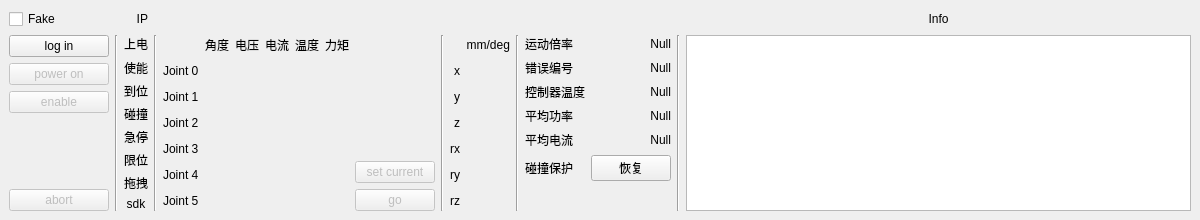
<?xml version="1.0" encoding="UTF-8"?>
<ui version="4.0">
 <class>MainWindow</class>
 <widget class="QMainWindow" name="MainWindow">
  <property name="geometry">
   <rect>
    <x>0</x>
    <y>0</y>
    <width>1200</width>
    <height>220</height>
   </rect>
  </property>
  <property name="minimumSize">
   <size>
    <width>1000</width>
    <height>220</height>
   </size>
  </property>
  <property name="maximumSize">
   <size>
    <width>1200</width>
    <height>271</height>
   </size>
  </property>
  <property name="windowTitle">
   <string>MainWindow</string>
  </property>
  <widget class="QWidget" name="centralwidget">
   <layout class="QVBoxLayout" name="verticalLayout">
    <item>
     <layout class="QGridLayout" name="gridLayout">
      <property name="sizeConstraint">
       <enum>QLayout::SetDefaultConstraint</enum>
      </property>
      <item row="1" column="6">
       <widget class="Line" name="line_2">
        <property name="orientation">
         <enum>Qt::Vertical</enum>
        </property>
       </widget>
      </item>
      <item row="1" column="7">
       <layout class="QGridLayout" name="posGridLayout">
        <item row="3" column="0">
         <widget class="QLabel" name="label_29">
          <property name="text">
           <string>z</string>
          </property>
          <property name="alignment">
           <set>Qt::AlignRight|Qt::AlignTrailing|Qt::AlignVCenter</set>
          </property>
         </widget>
        </item>
        <item row="2" column="0">
         <widget class="QLabel" name="label_27">
          <property name="text">
           <string>y</string>
          </property>
          <property name="alignment">
           <set>Qt::AlignRight|Qt::AlignTrailing|Qt::AlignVCenter</set>
          </property>
         </widget>
        </item>
        <item row="4" column="0">
         <widget class="QLabel" name="label_30">
          <property name="text">
           <string>rx</string>
          </property>
          <property name="alignment">
           <set>Qt::AlignRight|Qt::AlignTrailing|Qt::AlignVCenter</set>
          </property>
         </widget>
        </item>
        <item row="6" column="0">
         <widget class="QLabel" name="label_24">
          <property name="text">
           <string>rz</string>
          </property>
          <property name="alignment">
           <set>Qt::AlignRight|Qt::AlignTrailing|Qt::AlignVCenter</set>
          </property>
         </widget>
        </item>
        <item row="5" column="0">
         <widget class="QLabel" name="label_28">
          <property name="text">
           <string>ry</string>
          </property>
          <property name="alignment">
           <set>Qt::AlignRight|Qt::AlignTrailing|Qt::AlignVCenter</set>
          </property>
         </widget>
        </item>
        <item row="1" column="0">
         <widget class="QLabel" name="label_26">
          <property name="text">
           <string>x</string>
          </property>
          <property name="alignment">
           <set>Qt::AlignRight|Qt::AlignTrailing|Qt::AlignVCenter</set>
          </property>
         </widget>
        </item>
        <item row="0" column="1">
         <widget class="QLabel" name="label_25">
          <property name="text">
           <string>mm/deg</string>
          </property>
          <property name="alignment">
           <set>Qt::AlignRight|Qt::AlignTrailing|Qt::AlignVCenter</set>
          </property>
         </widget>
        </item>
       </layout>
      </item>
      <item row="1" column="10">
       <widget class="Line" name="line_4">
        <property name="orientation">
         <enum>Qt::Vertical</enum>
        </property>
       </widget>
      </item>
      <item row="1" column="5">
       <layout class="QVBoxLayout" name="verticalLayout_4">
        <item>
         <spacer name="verticalSpacer_2">
          <property name="orientation">
           <enum>Qt::Vertical</enum>
          </property>
          <property name="sizeHint" stdset="0">
           <size>
            <width>20</width>
            <height>40</height>
           </size>
          </property>
         </spacer>
        </item>
        <item>
         <widget class="QPushButton" name="pushButton_6">
          <property name="enabled">
           <bool>false</bool>
          </property>
          <property name="text">
           <string>set current</string>
          </property>
         </widget>
        </item>
        <item>
         <widget class="QPushButton" name="pushButton_7">
          <property name="enabled">
           <bool>false</bool>
          </property>
          <property name="text">
           <string>go</string>
          </property>
         </widget>
        </item>
       </layout>
      </item>
      <item row="1" column="8">
       <widget class="Line" name="line_3">
        <property name="orientation">
         <enum>Qt::Vertical</enum>
        </property>
       </widget>
      </item>
      <item row="0" column="12">
       <widget class="QLabel" name="label_16">
        <property name="text">
         <string>Info</string>
        </property>
        <property name="alignment">
         <set>Qt::AlignCenter</set>
        </property>
       </widget>
      </item>
      <item row="0" column="2">
       <widget class="QLabel" name="label_38">
        <property name="text">
         <string>IP</string>
        </property>
        <property name="alignment">
         <set>Qt::AlignRight|Qt::AlignTrailing|Qt::AlignVCenter</set>
        </property>
       </widget>
      </item>
      <item row="1" column="0">
       <layout class="QVBoxLayout" name="verticalLayout_2">
        <property name="sizeConstraint">
         <enum>QLayout::SetDefaultConstraint</enum>
        </property>
        <item>
         <widget class="QPushButton" name="loginBt">
          <property name="minimumSize">
           <size>
            <width>100</width>
            <height>0</height>
           </size>
          </property>
          <property name="maximumSize">
           <size>
            <width>120</width>
            <height>16777215</height>
           </size>
          </property>
          <property name="text">
           <string>log in</string>
          </property>
         </widget>
        </item>
        <item>
         <widget class="QPushButton" name="powerOnBt">
          <property name="enabled">
           <bool>false</bool>
          </property>
          <property name="minimumSize">
           <size>
            <width>100</width>
            <height>0</height>
           </size>
          </property>
          <property name="maximumSize">
           <size>
            <width>120</width>
            <height>16777215</height>
           </size>
          </property>
          <property name="text">
           <string>power on</string>
          </property>
         </widget>
        </item>
        <item>
         <widget class="QPushButton" name="enableBt">
          <property name="enabled">
           <bool>false</bool>
          </property>
          <property name="minimumSize">
           <size>
            <width>100</width>
            <height>0</height>
           </size>
          </property>
          <property name="maximumSize">
           <size>
            <width>120</width>
            <height>16777215</height>
           </size>
          </property>
          <property name="text">
           <string>enable</string>
          </property>
         </widget>
        </item>
        <item>
         <spacer name="verticalSpacer">
          <property name="orientation">
           <enum>Qt::Vertical</enum>
          </property>
          <property name="sizeHint" stdset="0">
           <size>
            <width>20</width>
            <height>40</height>
           </size>
          </property>
         </spacer>
        </item>
        <item>
         <widget class="QPushButton" name="abortBt">
          <property name="enabled">
           <bool>false</bool>
          </property>
          <property name="minimumSize">
           <size>
            <width>100</width>
            <height>0</height>
           </size>
          </property>
          <property name="maximumSize">
           <size>
            <width>120</width>
            <height>16777215</height>
           </size>
          </property>
          <property name="text">
           <string>abort</string>
          </property>
         </widget>
        </item>
       </layout>
      </item>
      <item row="0" column="0">
       <widget class="QCheckBox" name="checkBox">
        <property name="text">
         <string>Fake</string>
        </property>
       </widget>
      </item>
      <item row="1" column="4">
       <layout class="QGridLayout" name="jValGridLayout" columnstretch="0,0,0,0,0,0" columnminimumwidth="0,0,0,0,0,0">
        <item row="1" column="0">
         <widget class="QLabel" name="label">
          <property name="text">
           <string>Joint 0</string>
          </property>
         </widget>
        </item>
        <item row="0" column="4">
         <widget class="QLabel" name="label_6">
          <property name="text">
           <string>温度</string>
          </property>
          <property name="alignment">
           <set>Qt::AlignRight|Qt::AlignTrailing|Qt::AlignVCenter</set>
          </property>
         </widget>
        </item>
        <item row="6" column="0">
         <widget class="QLabel" name="label_7">
          <property name="text">
           <string>Joint 5</string>
          </property>
         </widget>
        </item>
        <item row="0" column="2">
         <widget class="QLabel" name="label_9">
          <property name="text">
           <string>电压</string>
          </property>
          <property name="alignment">
           <set>Qt::AlignRight|Qt::AlignTrailing|Qt::AlignVCenter</set>
          </property>
         </widget>
        </item>
        <item row="4" column="0">
         <widget class="QLabel" name="label_3">
          <property name="text">
           <string>Joint 3</string>
          </property>
         </widget>
        </item>
        <item row="2" column="0">
         <widget class="QLabel" name="label_4">
          <property name="text">
           <string>Joint 1</string>
          </property>
         </widget>
        </item>
        <item row="0" column="1">
         <widget class="QLabel" name="label_8">
          <property name="text">
           <string>角度</string>
          </property>
          <property name="alignment">
           <set>Qt::AlignRight|Qt::AlignTrailing|Qt::AlignVCenter</set>
          </property>
         </widget>
        </item>
        <item row="5" column="0">
         <widget class="QLabel" name="label_5">
          <property name="text">
           <string>Joint 4</string>
          </property>
         </widget>
        </item>
        <item row="3" column="0">
         <widget class="QLabel" name="label_2">
          <property name="text">
           <string>Joint 2</string>
          </property>
         </widget>
        </item>
        <item row="0" column="3">
         <widget class="QLabel" name="label_10">
          <property name="text">
           <string>电流</string>
          </property>
          <property name="alignment">
           <set>Qt::AlignRight|Qt::AlignTrailing|Qt::AlignVCenter</set>
          </property>
         </widget>
        </item>
        <item row="0" column="5">
         <widget class="QLabel" name="label_13">
          <property name="text">
           <string>力矩</string>
          </property>
          <property name="alignment">
           <set>Qt::AlignRight|Qt::AlignTrailing|Qt::AlignVCenter</set>
          </property>
         </widget>
        </item>
       </layout>
      </item>
      <item row="1" column="1">
       <widget class="Line" name="line">
        <property name="orientation">
         <enum>Qt::Vertical</enum>
        </property>
       </widget>
      </item>
      <item row="1" column="3">
       <widget class="Line" name="line_5">
        <property name="orientation">
         <enum>Qt::Vertical</enum>
        </property>
       </widget>
      </item>
      <item row="1" column="2">
       <layout class="QVBoxLayout" name="statusVerticalLayout">
        <item>
         <widget class="QLabel" name="powerOnLabel">
          <property name="text">
           <string>上电</string>
          </property>
          <property name="alignment">
           <set>Qt::AlignCenter</set>
          </property>
         </widget>
        </item>
        <item>
         <widget class="QLabel" name="enableLabel">
          <property name="text">
           <string>使能</string>
          </property>
          <property name="alignment">
           <set>Qt::AlignCenter</set>
          </property>
         </widget>
        </item>
        <item>
         <widget class="QLabel" name="inPosLabel">
          <property name="text">
           <string>到位</string>
          </property>
          <property name="alignment">
           <set>Qt::AlignCenter</set>
          </property>
         </widget>
        </item>
        <item>
         <widget class="QLabel" name="inCollisionLabel">
          <property name="text">
           <string>碰撞</string>
          </property>
          <property name="alignment">
           <set>Qt::AlignCenter</set>
          </property>
         </widget>
        </item>
        <item>
         <widget class="QLabel" name="estopLabel">
          <property name="text">
           <string>急停</string>
          </property>
          <property name="alignment">
           <set>Qt::AlignCenter</set>
          </property>
         </widget>
        </item>
        <item>
         <widget class="QLabel" name="limitLabel">
          <property name="text">
           <string>限位</string>
          </property>
          <property name="alignment">
           <set>Qt::AlignCenter</set>
          </property>
         </widget>
        </item>
        <item>
         <widget class="QLabel" name="dragLabel">
          <property name="text">
           <string>拖拽</string>
          </property>
          <property name="alignment">
           <set>Qt::AlignCenter</set>
          </property>
         </widget>
        </item>
        <item>
         <widget class="QLabel" name="sdkLabel">
          <property name="text">
           <string>sdk</string>
          </property>
          <property name="alignment">
           <set>Qt::AlignCenter</set>
          </property>
         </widget>
        </item>
       </layout>
      </item>
      <item row="1" column="12">
       <widget class="QListWidget" name="listWidget"/>
      </item>
      <item row="1" column="9">
       <layout class="QFormLayout" name="formLayout">
        <item row="0" column="0">
         <widget class="QLabel" name="label_12">
          <property name="text">
           <string>运动倍率</string>
          </property>
         </widget>
        </item>
        <item row="0" column="1">
         <widget class="QLabel" name="rapidLabel">
          <property name="text">
           <string>Null</string>
          </property>
          <property name="alignment">
           <set>Qt::AlignRight|Qt::AlignTrailing|Qt::AlignVCenter</set>
          </property>
         </widget>
        </item>
        <item row="1" column="0">
         <widget class="QLabel" name="label_11">
          <property name="text">
           <string>错误编号</string>
          </property>
          <property name="alignment">
           <set>Qt::AlignRight|Qt::AlignTrailing|Qt::AlignVCenter</set>
          </property>
         </widget>
        </item>
        <item row="1" column="1">
         <widget class="QLabel" name="errorCodeLabel">
          <property name="text">
           <string>Null</string>
          </property>
          <property name="alignment">
           <set>Qt::AlignRight|Qt::AlignTrailing|Qt::AlignVCenter</set>
          </property>
         </widget>
        </item>
        <item row="2" column="0">
         <widget class="QLabel" name="label_14">
          <property name="text">
           <string>控制器温度</string>
          </property>
          <property name="alignment">
           <set>Qt::AlignRight|Qt::AlignTrailing|Qt::AlignVCenter</set>
          </property>
         </widget>
        </item>
        <item row="2" column="1">
         <widget class="QLabel" name="tempLabel">
          <property name="text">
           <string>Null</string>
          </property>
          <property name="alignment">
           <set>Qt::AlignRight|Qt::AlignTrailing|Qt::AlignVCenter</set>
          </property>
         </widget>
        </item>
        <item row="3" column="0">
         <widget class="QLabel" name="label_15">
          <property name="text">
           <string>平均功率</string>
          </property>
          <property name="alignment">
           <set>Qt::AlignRight|Qt::AlignTrailing|Qt::AlignVCenter</set>
          </property>
         </widget>
        </item>
        <item row="3" column="1">
         <widget class="QLabel" name="avgPLabel">
          <property name="text">
           <string>Null</string>
          </property>
          <property name="alignment">
           <set>Qt::AlignRight|Qt::AlignTrailing|Qt::AlignVCenter</set>
          </property>
         </widget>
        </item>
        <item row="4" column="0">
         <widget class="QLabel" name="label_18">
          <property name="text">
           <string>平均电流</string>
          </property>
          <property name="alignment">
           <set>Qt::AlignRight|Qt::AlignTrailing|Qt::AlignVCenter</set>
          </property>
         </widget>
        </item>
        <item row="4" column="1">
         <widget class="QLabel" name="avgALabel">
          <property name="text">
           <string>Null</string>
          </property>
          <property name="alignment">
           <set>Qt::AlignRight|Qt::AlignTrailing|Qt::AlignVCenter</set>
          </property>
         </widget>
        </item>
        <item row="5" column="0">
         <widget class="QLabel" name="collisionProtectedLabel">
          <property name="text">
           <string>碰撞保护</string>
          </property>
         </widget>
        </item>
        <item row="5" column="1">
         <widget class="QPushButton" name="collisionRecoverBt">
          <property name="text">
           <string>恢复</string>
          </property>
         </widget>
        </item>
       </layout>
      </item>
     </layout>
    </item>
   </layout>
  </widget>
 </widget>
 <resources/>
 <connections/>
</ui>
